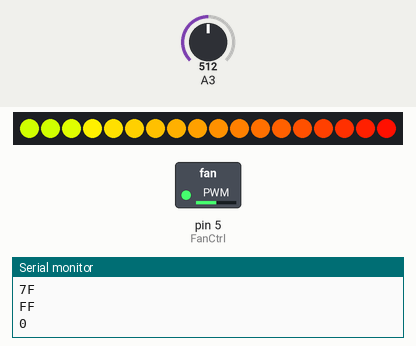
Bench run of a sketch on a simulated Arduino Uno, built with avr-gcc and run on an emulated ATmega328P. Shown: 18 RGB LEDs in strip order, left to right, switched loads named in the sketch (green lamp = pin HIGH), the last lines printed to the serial monitor. The inputs (shaded band) are chosen by the test bench; at power-on: A3 = 512.

Above: at 1.2 s.
1.3 s: A3 set to 716
At 1.36 s:
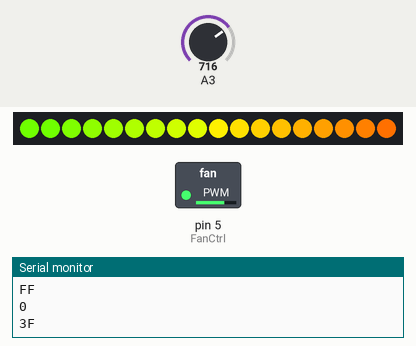
3.9 s: A3 set to 900
At 4.06 s:
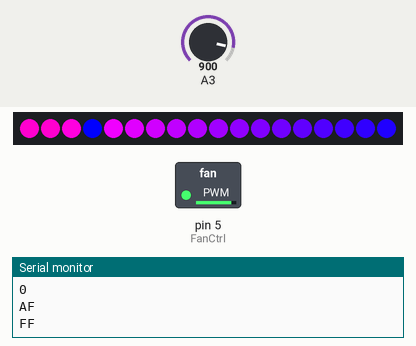
6.3 s: A3 set to 230
At 8.59 s:
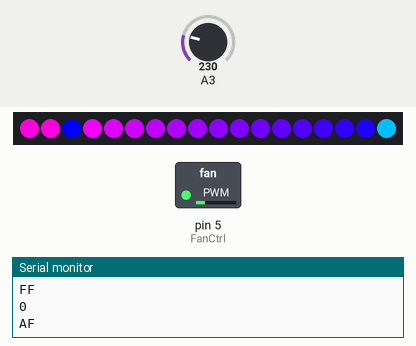
8.7 s: A3 set to 0
At 12.81 s:
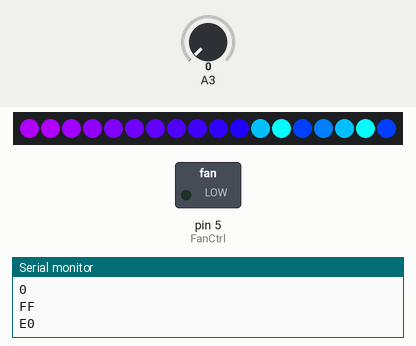
16.5 s: A3 set to 70
At 17.62 s:
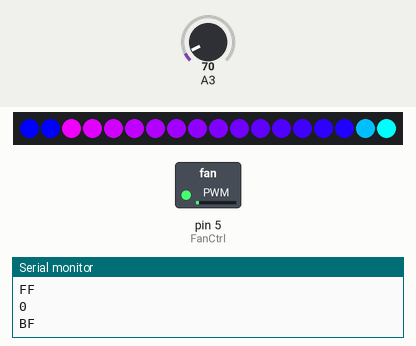
Timing chart, 0 to 19.5 s (numbered marks = the images above; inputs shaded):
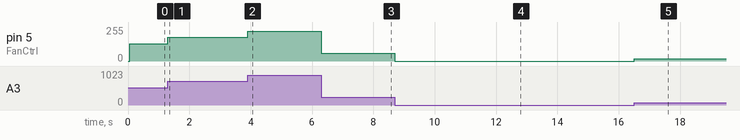

The sketch:

ARGB_FanControler.ino
```cpp
#include <MsTimer2.h>
#include <Adafruit_NeoPixel.h>

#define        FanCtrl 5
#define      ARGB_Port 3
#define     LED_Counts 18  //ARGBファンの場合18っぽい:

#define R_MaxIntensity 64
#define G_MaxIntensity 64
#define B_MaxIntensity 64

uint8_t ARGB_Intensity[LED_Counts][3];  //0=R, 1=G, 2=B:
uint8_t fullColorData[360][3];
uint8_t val;
uint16_t colorRad = 0;

Adafruit_NeoPixel pixels(LED_Counts, ARGB_Port, NEO_GRB + NEO_KHZ800);

void setup() {
  pinMode(FanCtrl, OUTPUT);
  Serial.begin(115200);
  pixels.begin();
  MsTimer2::set(50, fanCont);
  MsTimer2::start();
  /*
  for(int i = 0; i < LED_Counts; i++){
    makeColors();
  }
   */
}

void loop() {
}

void fanCont(){
  val = analogRead(3) / 4;
  analogWrite(FanCtrl, val);
  makeColors();
  for (int i = 0; i < LED_Counts; i++){
    pixels.setPixelColor(i, pixels.Color(ARGB_Intensity[i][0], ARGB_Intensity[i][1], ARGB_Intensity[i][2]));
    pixels.show();
  }
}

void makeColors(){
  /*
  //最初の色をランダムに生成する:
  ARGB_Intensity[0][0] = random(R_MaxIntensity);
  ARGB_Intensity[0][1] = random(G_MaxIntensity);
  ARGB_Intensity[0][2] = random(B_MaxIntensity);
   */
  //色相環から色引っ張り出してくる:
  ARGB_Intensity[0][0] = makeFullColorData(colorRad, 0);
  ARGB_Intensity[0][1] = makeFullColorData(colorRad, 1);
  ARGB_Intensity[0][2] = makeFullColorData(colorRad, 2);
  if(colorRad >= 360){
    colorRad = 0;
  }else{
    colorRad = colorRad + 4;
  }
  //一個づつデータをずらす:
  Serial.println(ARGB_Intensity[0][0], HEX);
  Serial.println(ARGB_Intensity[0][1], HEX);
  Serial.println(ARGB_Intensity[0][2], HEX);
  Serial.println();
  for (int i = LED_Counts; i > 0; i--){
    ARGB_Intensity[i][0] = ARGB_Intensity[i - 1][0];
  }
  for (int i = LED_Counts; i > 0; i--){
    ARGB_Intensity[i][1] = ARGB_Intensity[i - 1][1];
  }
  for (int i = LED_Counts; i > 0; i--){
    ARGB_Intensity[i][2] = ARGB_Intensity[i - 1][2];
  }
}

uint32_t makeFullColorData(uint16_t theta, uint8_t colorSelect){
  uint8_t r,g,b;
  if(theta >= 0 && 60 >= theta){
    r = 255;
    g = (256/60)*theta;
    b = 0;
  }else if(120 >= theta){
    theta = theta - 120;
    r = 255 - (256/60)*theta;
    g = 255;
    b = 0;
  }else if(180 >= theta){
    theta = (256/60)*theta - 180;
    r = 0;
    g = 255;
    b = (256/60)*theta;
  }else if(240 >= theta){
    theta = (256/60)*theta - 240;
    r = 0;
    g = 255 - (256/60)*theta;
    b = 255;
  }else if(300 >= theta){
    theta = theta - 300;
    r = (256/60)*theta;
    g = 0;
    b = 255;
  }else if(360 >= theta){
    theta = theta - 360;
    r = 255;
    g = 0;
    b = 255 - (256/60)*theta;
  }else{
    r = 0;
    g = 0;
    b = 0;
  }
  switch (colorSelect){
    case 0:
      return r;
      break;
    case 1:
      return g;
      break;
    case 2:
      return b;
      break;
  }
}
```

Measured:
- after the input at 1.3 s, pin 5 (FanCtrl): 128/255 → 179/255 at once
- after the input at 3.9 s, pin 5 (FanCtrl): 179/255 → 225/255 at once
- after the input at 6.3 s, pin 5 (FanCtrl): 225/255 → 57/255 at once
- after the input at 8.7 s, pin 5 (FanCtrl): 57/255 → 0/255 at once
- after the input at 16.5 s, pin 5 (FanCtrl): 0/255 → 17/255 at once
